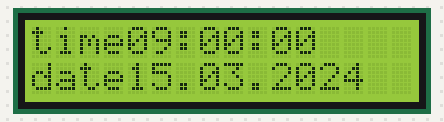
Simulated run of this sketch. Board: Arduino Uno, built with avr-gcc and run on an emulated ATmega328P. Shown: 16×2 character LCD. The local clock reads 2024-03-15 10:24:30 at power-on unless the sketch sets it; what the sketch prints to the serial monitor is not drawn.

Above: at 0.1 s.
At 4.2 s:
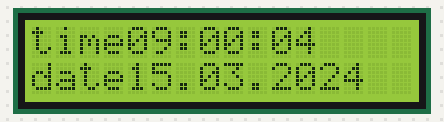
At 9.2 s:
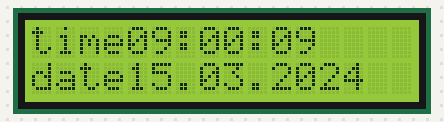
At 19.3 s:
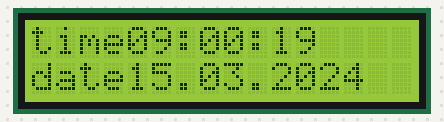
At 28.4 s:
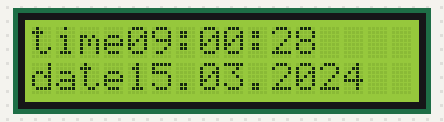
At 38.6 s:
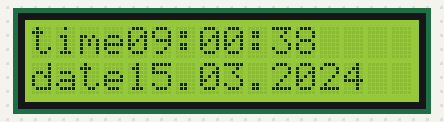

Measured:
- what the display in image 1 shows lasts 1.0 s, from 4.1 s to 5.1 s

The sketch:

timer_circuit_dc3231.ino
```cpp
#include<DS3231.h>
#include<LiquidCrystal.h>
int value=0;
int value1=0;
DS3231 rtc(SDA,SCL);
LiquidCrystal lcd(1,2,6,5,4,3);
void setup() {
  // put your setup code here, to run once:
rtc.begin();
lcd.begin(16,2);
Serial.begin(9600);
rtc.setTime(9,0,0);

}

void loop() {
  // put your main code here, to run repeatedly:
lcd.setCursor(0,0);
lcd.print("time");
lcd.print(rtc.getTimeStr());
value=rtc.getTimeStr();
Serial.println(value);

lcd.setCursor(0,1);
lcd.print("date");
lcd.print(rtc.getDateStr());
value1=rtc.getDateStr();
Serial.println(value1);


delay(1000);
}
```
